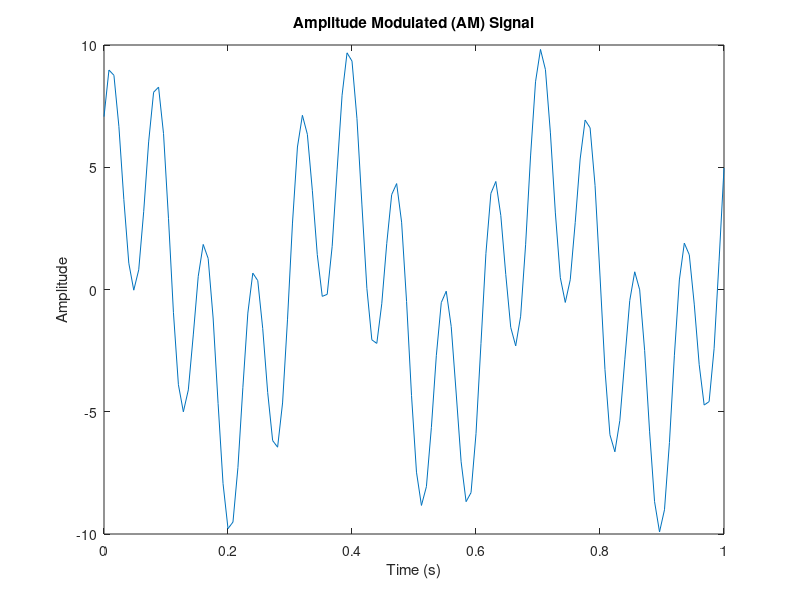

Write MATLAB code to recreate this figure.
%% AMSIUSOIDSIGNAL 5
%parameters
a1 = 5;
a2 = 2;
a3 = 2;
A = 10;
f0 = 50;           % Carrier frequency in Hz
t = 0:0.001:1;     % Time vector from 0 to 1 second with step size 0.00               
f1 = 5;  
phi = pi/4;      % Phase shift (radians)



sigLen= 1;
samplIntrvl= 0.008;
timeVec= 0:samplIntrvl:sigLen;
maxFreq = a1+2*a2+3*a3;
nyqFreq = 2*maxFreq;
samplFreq = 5*nyqFreq; 
samplIntrvl = 1/samplFreq;
nSamples = length(timeVec);


% Amplitude modulated signal
sigVec = A * cos(2 * pi * f1 * timeVec) .*(sin(f0 * timeVec+ phi));

% Plot the AM signal

plot(timeVec, sigVec, '-');
xlabel('Time (s)');
ylabel('Amplitude');
title('Amplitude Modulated (AM) Signal');
